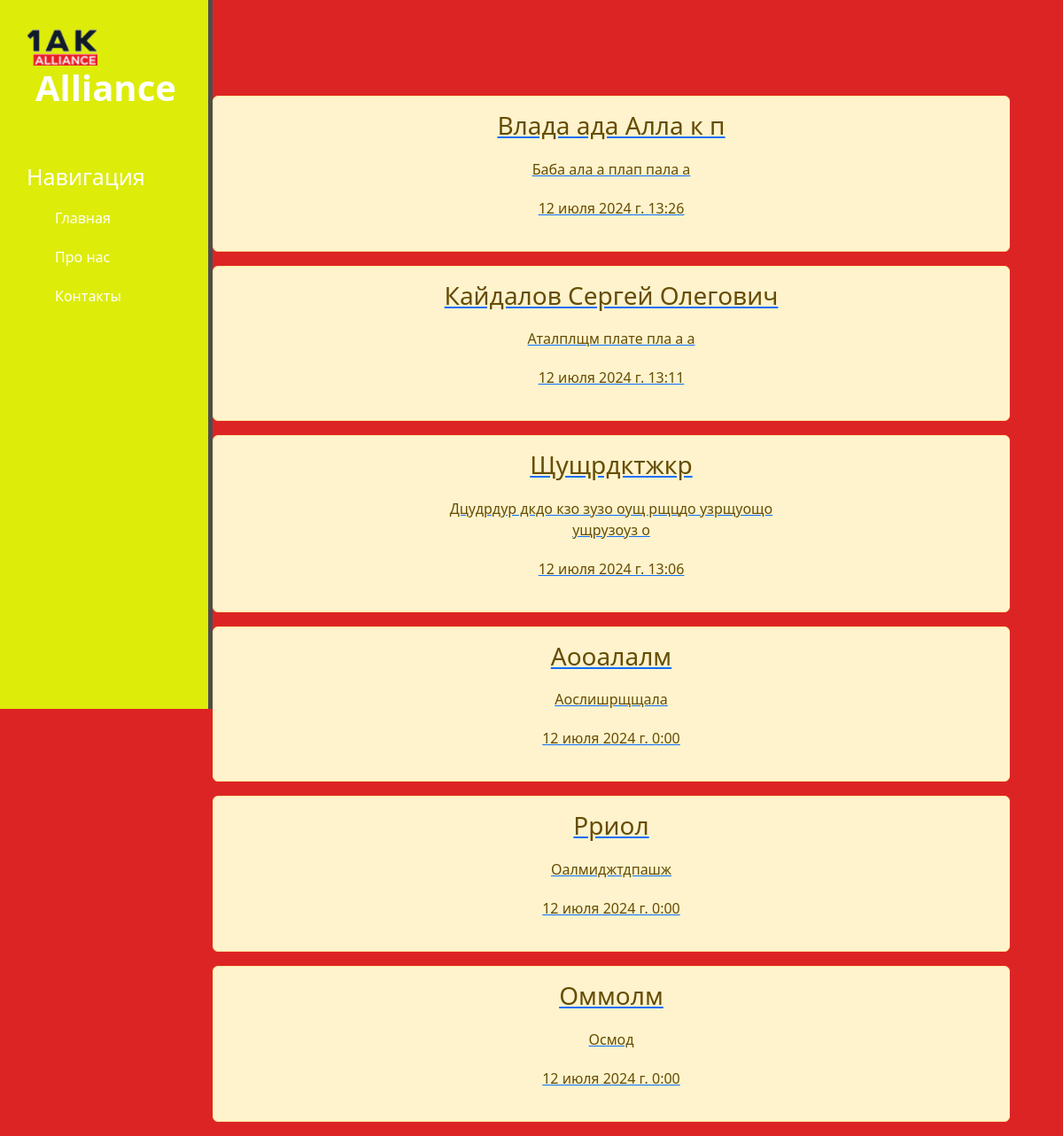
The page /records/ on the database as committed earlier.
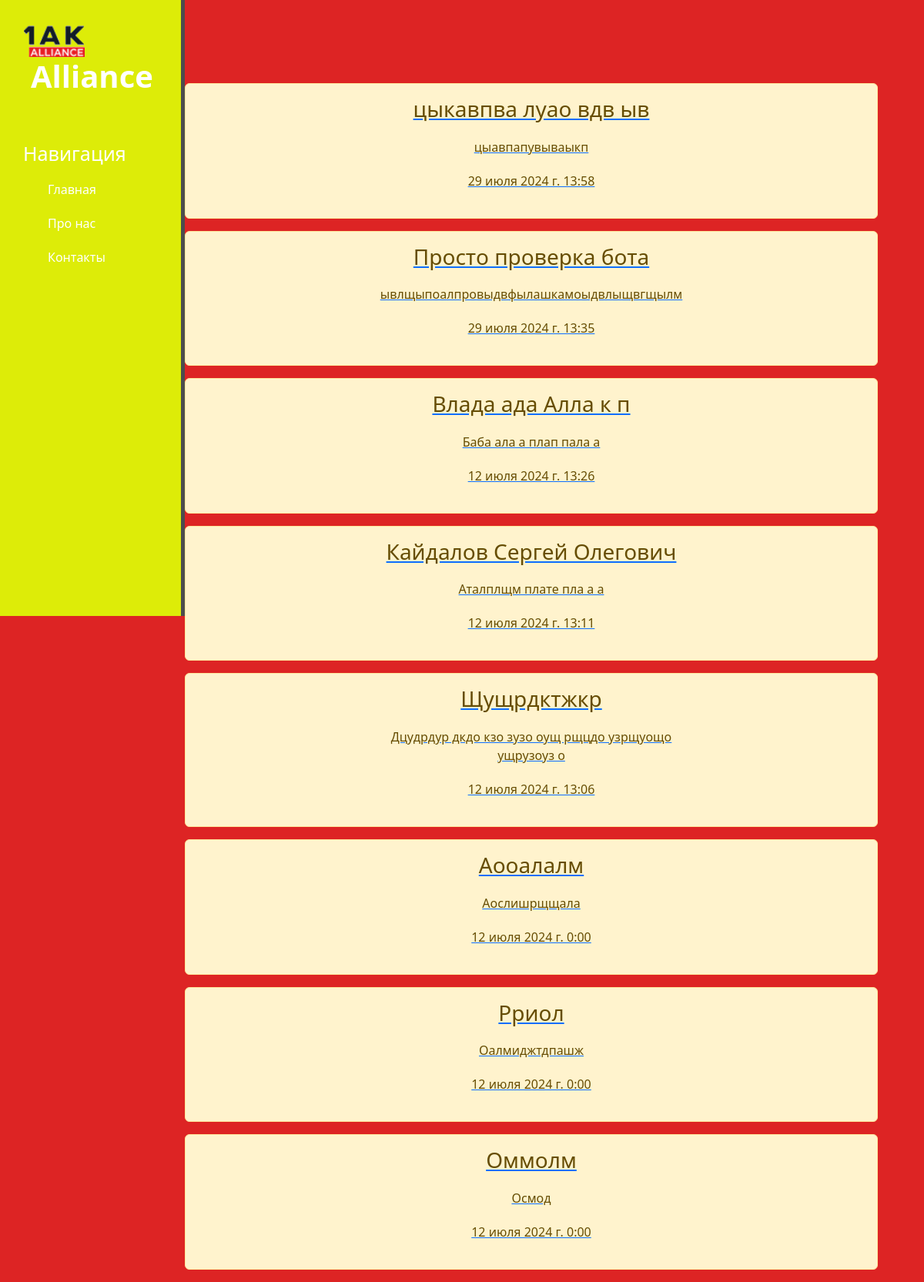
The same page on the database as committed later.
### records/models.py (models this page shows, shortened)
class violations(models.Model):
    date = models.DateTimeField('Дата и время')
    fio = models.CharField('ФИО', max_length=250)
    description = models.TextField('Суть')
    photo = models.BinaryField('Фото')
    class Meta:
        verbose_name = 'Запись'
        verbose_name_plural = 'Записи'

### records/views.py (the view)
# urls.py: path('', views.records_home, name='records_home'),
def records_home(request):
    records = violations.objects.order_by('-id')
    return render(request, 'records/records_home.html', {'records': records})

### records/templates/records/records_home.html (shortened to what this page needs)
{% extends 'main/layout.html' %}
{% block content %}
    <div class="features">
      {% for record in records %}
            <a href="{%url 'record' %}"><div class="alert alert-warning">
                <h3>{{ record.fio }}</h3>
                <p>{{ record.description}}</p>
                <p>{{ record.date }}</p>
            </div></a>
      {% endfor %}
    </div>
{% endblock %}

### main/templates/main/layout.html (shortened to what this page needs)
{% load static %}
<!DOCTYPE html>
<html lang="en">
<head>
    <link rel="stylesheet" href="https://cdn.jsdelivr.net/npm/bootstrap@5.3.2/dist/css/bootstrap.min.css">
    <link rel="stylesheet" href="{% static 'main/css/main.css' %}">
    <link rel="stylesheet" href="https://use.fontawesome.com/releases/v5.8.2/css/all.css">
</head>
<body>
    <aside>
        <img src="{% static 'main/img/AA.png' %}" alt="Лого">
        <span class="logo">Alliance</span>
        <h3>Навигация</h3>
        <ul>
            <a href="{% url '' %}"><li> Главная</li></a>
            <a href="{% url 'about' %}"><li>Про нас</li></a>
            <a href=""><li>Контакты</li></a>
        </ul>
    </aside>
    <main>
        {% block content %}
        {% endblock %}
    </main>
</body>
</html>

### main/static/main/css/main.css (style rules this page uses)
body { background: #dd2424; }
aside { float: left; background: #ddec08; width: 20%; padding: 2.5%; height: 100vh; color: #fff; border-right: 5px solid #4d4d4d; }
aside img { width: 80px; float: left; }
aside .logo { font-size: 40px; margin-left: 10px; font-weight: bold; position: relative; top: -5px; }
aside h3 { margin-top: 50px; font-size: 25px; }
aside ul { list-style: none; }
aside ul li { color: #fff; display: block; margin-top: 20px; transition: transform .6s ease; }
aside a { text-decoration: none; }
main .features { float: left; color: #fff; margin-top: 100px; text-align: center; width: 75%; }
main .features p { max-width: 400px; margin: 20px auto; }

Rows that differ between the two databases and show on the page:
added violations: fio "цыкавпва луао вдв ыв", description "цыавпапувываыкп", date "29 июля 2024 г. 13:58"
added violations: fio "Просто проверка бота", description "ывлщыпоалпровыдвфылашкамоыдвлыщвгщылм", date "29 июля 2024 г. 13:35"
